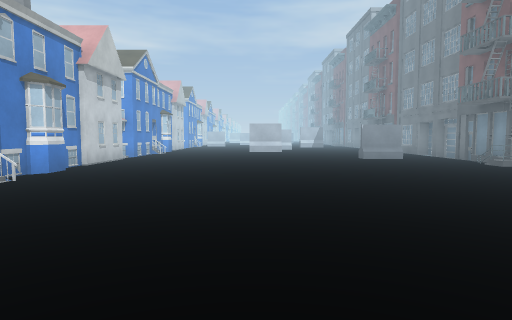
View 1 (above)

16 first-person views from a walk through a scene from a Unity 3-D project. The camera is 1.4 m above the floor, tilts 4° down and sees 75° across. The floor is counted in squares, 2 m on a side. Each view is taken from the middle of a square. On the plan, view 1 faces up. The plan holds only what a view shows up to about 10 squares ahead; the rest is blank. The place goes on beyond the plan. Surface patterns are stand-ins for the level's own textures.

View 2
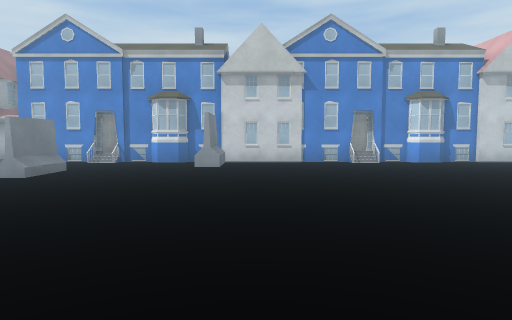

View 3
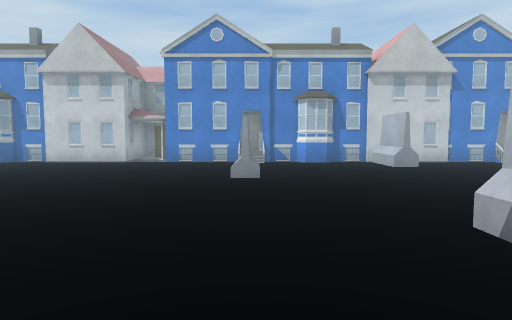

View 4
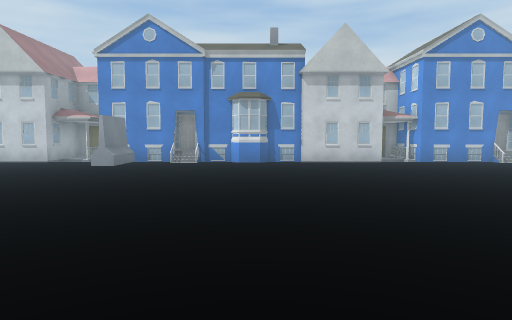

View 5
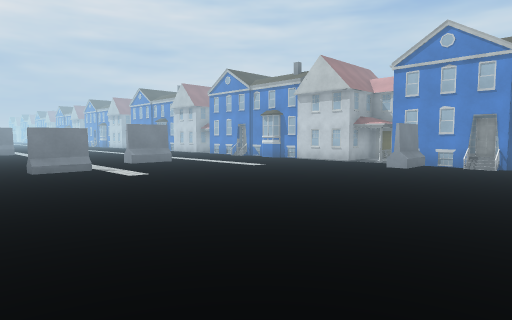

View 6
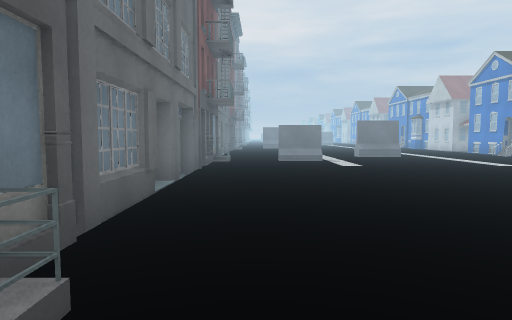

View 7
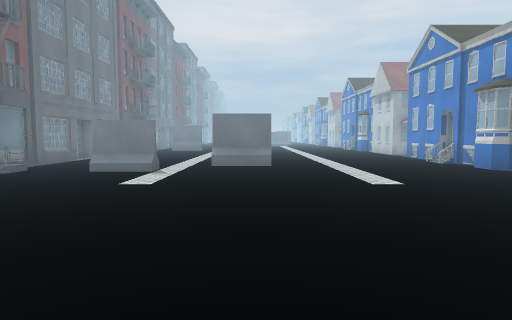

View 8
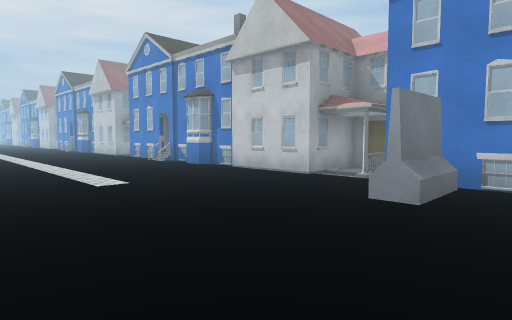

View 9
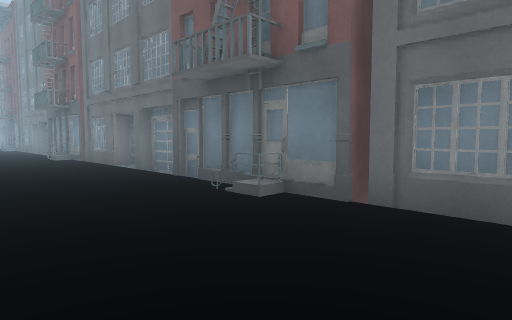

View 10
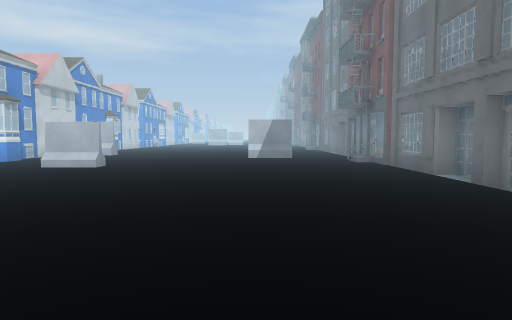

View 11
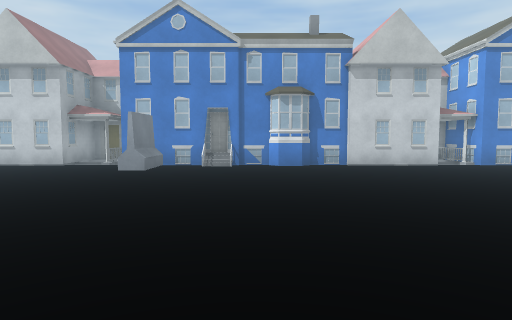

View 12
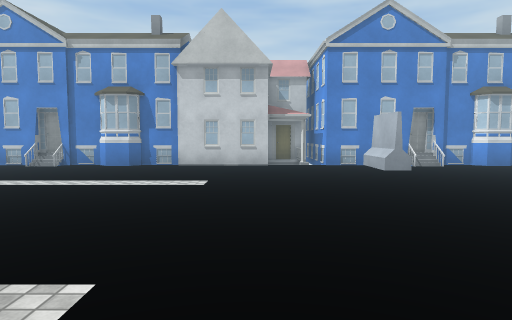

View 13
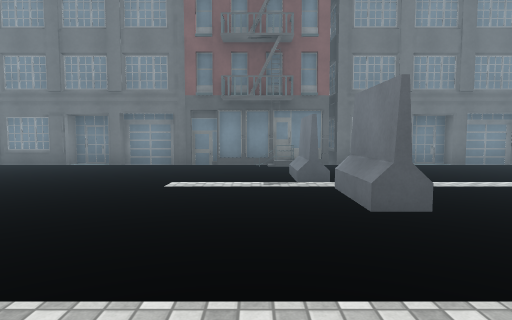

View 14
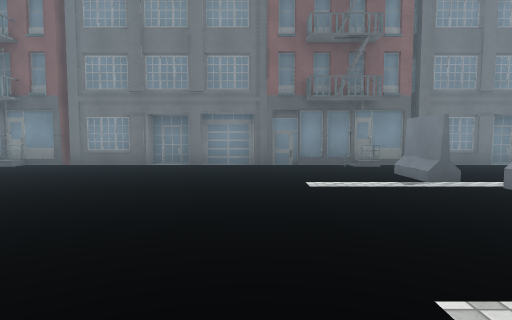

View 15
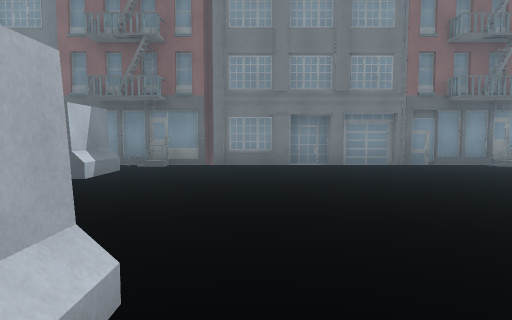

View 16
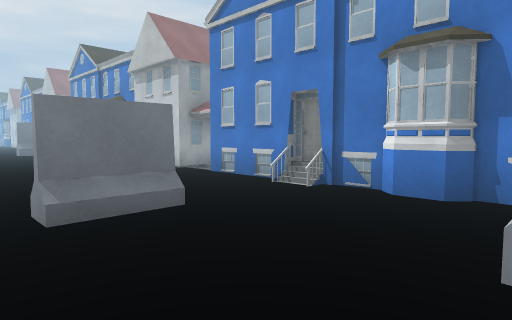

### Floor plan
Key: @ floor where view 1 was taken; # wall or solid block; x gap in a wall; . floor; / step, stairs or slope; = window, fence, low wall or low ledge; ^ raised ledge; B building.
Columns run from 7 left of view 1 to 8 right of it. Each row starts with its distance up from view 1.
 10    #..........B
  9   B#..........B
  8   B..........B
  7   B#.........
  6   B..........
  5   B/........
  4    ........
  3    #.......   B
  2   B#....... . B
  1   B#x#......  B
  0   B#...@..^#..B
 -1   B..........B
 -2   B/..#.......BB
 -3  BB...........B
 -4  BB...........B
 -5  BB...........B
 -6  BB#..........B
 -7  BB#..........B
 -8   B........../B
 -9   B#........./B
-10   B........../B
-11   B/..........B
-12   B.^.........B
-13  BB...........B
-14  BB...........B
-15 BBB#..........B
-16 BBB#..........B
-17   B...........B
-18   B#....^xx=.B
-19   B...........BB
-20   B/..........B
-21  BB.....  ....B

Positions as (right, up) in squares from view 1, and headings:
1: (0, 0), facing up
2: (5, 2), facing left
3: (5, -2), facing left
4: (5, -9), facing left
5: (6, -9), facing down-left
6: (5, -8), facing down
7: (1, -11), facing down
8: (1, -11), facing down-left
9: (3, -12), facing up-right
10: (3, -10), facing up
11: (4, -10), facing left
12: (4, -15), facing left
13: (-2, -17), facing right
14: (-2, -15), facing right
15: (-2, -3), facing right
16: (0, 1), facing down-left
